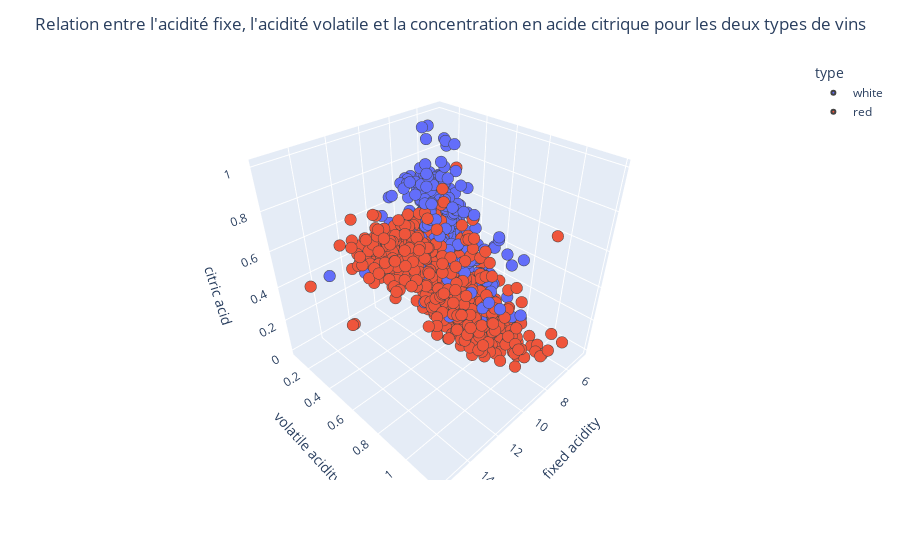

The notebook cell saved with this chart:
### Markdown cell above
On observe que la majorité des surfaces sont intéréssantes mais la plus intéréssante est entre "fixed acidity" et "volatile acidity". On va visualiser sur des graphique 3D les surfaces les plus intéréssantes.

### Code cell
fig = px.scatter_3d(
    train_set,
    x="fixed acidity",
    y="volatile acidity",
    z="citric acid",
    color="type",
)
fig.update_traces(
    marker=dict(size=4, line=dict(width=2)),
    selector=dict(mode="markers"),
)
fig.update_layout(
    title_text="Relation entre l'acidité fixe, l'acidité volatile et la concentration en acide citrique pour les deux types de vins",
    title_x=0.5,
)

### Figure 1 — Plotly figure (JSON) as saved in the notebook; plotly's stock layout.template omitted (floating-point values rounded to 4 significant figures; data arrays with more than 128 entries replaced by an {"elided": "..."} marker saying what was removed)
{"data": [{"hovertemplate": "type=white<br>fixed acidity=%{x}<br>volatile acidity=%{y}<br>citric acid=%{z}<extra></extra>", "legendgroup": "white", "marker": {"color": "#636efa", "line": {"width": 2}, "size": 4, "symbol": "circle"}, "mode": "markers", "name": "white", "scene": "scene", "showlegend": true, "type": "scatter3d", "x": {"elided": "3903 float values"}, "y": {"elided": "3903 float values"}, "z": {"elided": "3903 float values"}}, {"hovertemplate": "type=red<br>fixed acidity=%{x}<br>volatile acidity=%{y}<br>citric acid=%{z}<extra></extra>", "legendgroup": "red", "marker": {"color": "#EF553B", "line": {"width": 2}, "size": 4, "symbol": "circle"}, "mode": "markers", "name": "red", "scene": "scene", "showlegend": true, "type": "scatter3d", "x": {"elided": "1251 float values"}, "y": {"elided": "1251 float values"}, "z": {"elided": "1251 float values"}}], "layout": {"legend": {"title": {"text": "type"}, "tracegroupgap": 0}, "margin": {"t": 60}, "scene": {"domain": {"x": [0, 1], "y": [0, 1]}, "xaxis": {"title": {"text": "fixed acidity"}}, "yaxis": {"title": {"text": "volatile acidity"}}, "zaxis": {"title": {"text": "citric acid"}}}, "title": {"text": "Relation entre l'acidité fixe, l'acidité volatile et la concentration en acide citrique pour les deux types de vins", "x": 0.5}}}
